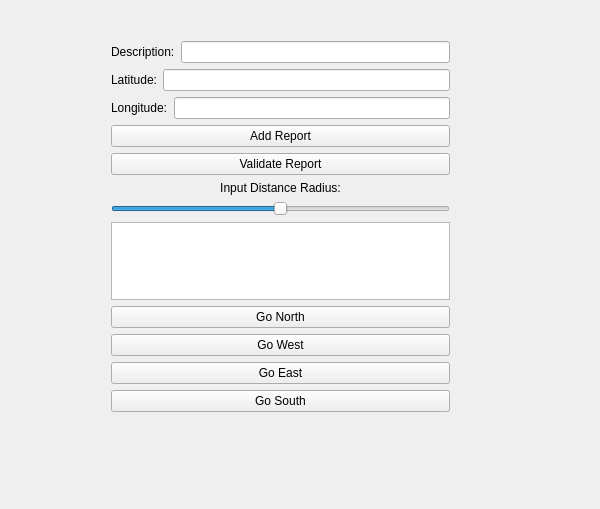
<?xml version="1.0" encoding="UTF-8"?>
<ui version="4.0">
 <class>DriverWindowClass</class>
 <widget class="QWidget" name="DriverWindowClass">
  <property name="geometry">
   <rect>
    <x>0</x>
    <y>0</y>
    <width>600</width>
    <height>509</height>
   </rect>
  </property>
  <property name="windowTitle">
   <string>DriverWindow</string>
  </property>
  <widget class="QWidget" name="verticalLayoutWidget">
   <property name="geometry">
    <rect>
     <x>100</x>
     <y>30</y>
     <width>361</width>
     <height>393</height>
    </rect>
   </property>
   <layout class="QVBoxLayout" name="verticalLayout">
    <item>
     <layout class="QHBoxLayout" name="horizontalLayout_3">
      <item>
       <widget class="QLabel" name="label_2">
        <property name="text">
         <string>Description:</string>
        </property>
       </widget>
      </item>
      <item>
       <widget class="QLineEdit" name="descriptionLineEdit"/>
      </item>
     </layout>
    </item>
    <item>
     <layout class="QHBoxLayout" name="horizontalLayout_4">
      <item>
       <widget class="QLabel" name="label_3">
        <property name="text">
         <string>Latitude:</string>
        </property>
       </widget>
      </item>
      <item>
       <widget class="QLineEdit" name="latitudeLineEdit"/>
      </item>
     </layout>
    </item>
    <item>
     <layout class="QHBoxLayout" name="horizontalLayout">
      <item>
       <widget class="QLabel" name="label">
        <property name="text">
         <string>Longitude:</string>
        </property>
       </widget>
      </item>
      <item>
       <widget class="QLineEdit" name="longitudeLineEdit"/>
      </item>
     </layout>
    </item>
    <item>
     <widget class="QPushButton" name="addButton">
      <property name="text">
       <string>Add Report</string>
      </property>
     </widget>
    </item>
    <item>
     <widget class="QPushButton" name="validateButton">
      <property name="text">
       <string>Validate Report</string>
      </property>
     </widget>
    </item>
    <item>
     <widget class="QLabel" name="label_4">
      <property name="text">
       <string>Input Distance Radius:</string>
      </property>
      <property name="alignment">
       <set>Qt::AlignmentFlag::AlignCenter</set>
      </property>
     </widget>
    </item>
    <item>
     <widget class="QSlider" name="distanceSlider">
      <property name="maximum">
       <number>20</number>
      </property>
      <property name="value">
       <number>10</number>
      </property>
      <property name="tracking">
       <bool>true</bool>
      </property>
      <property name="orientation">
       <enum>Qt::Orientation::Horizontal</enum>
      </property>
      <property name="invertedAppearance">
       <bool>false</bool>
      </property>
      <property name="invertedControls">
       <bool>false</bool>
      </property>
     </widget>
    </item>
    <item>
     <widget class="QListWidget" name="reportsListWidget"/>
    </item>
    <item>
     <layout class="QGridLayout" name="gridLayout">
      <item row="1" column="0">
       <widget class="QPushButton" name="westButton">
        <property name="text">
         <string>Go West</string>
        </property>
       </widget>
      </item>
      <item row="2" column="0">
       <widget class="QPushButton" name="eastButton">
        <property name="text">
         <string>Go East</string>
        </property>
       </widget>
      </item>
      <item row="3" column="0">
       <widget class="QPushButton" name="southButton">
        <property name="text">
         <string>Go South</string>
        </property>
       </widget>
      </item>
      <item row="0" column="0">
       <widget class="QPushButton" name="northButton">
        <property name="text">
         <string>Go North</string>
        </property>
       </widget>
      </item>
     </layout>
    </item>
   </layout>
  </widget>
 </widget>
 <layoutdefault spacing="6" margin="11"/>
 <resources/>
 <connections/>
</ui>
